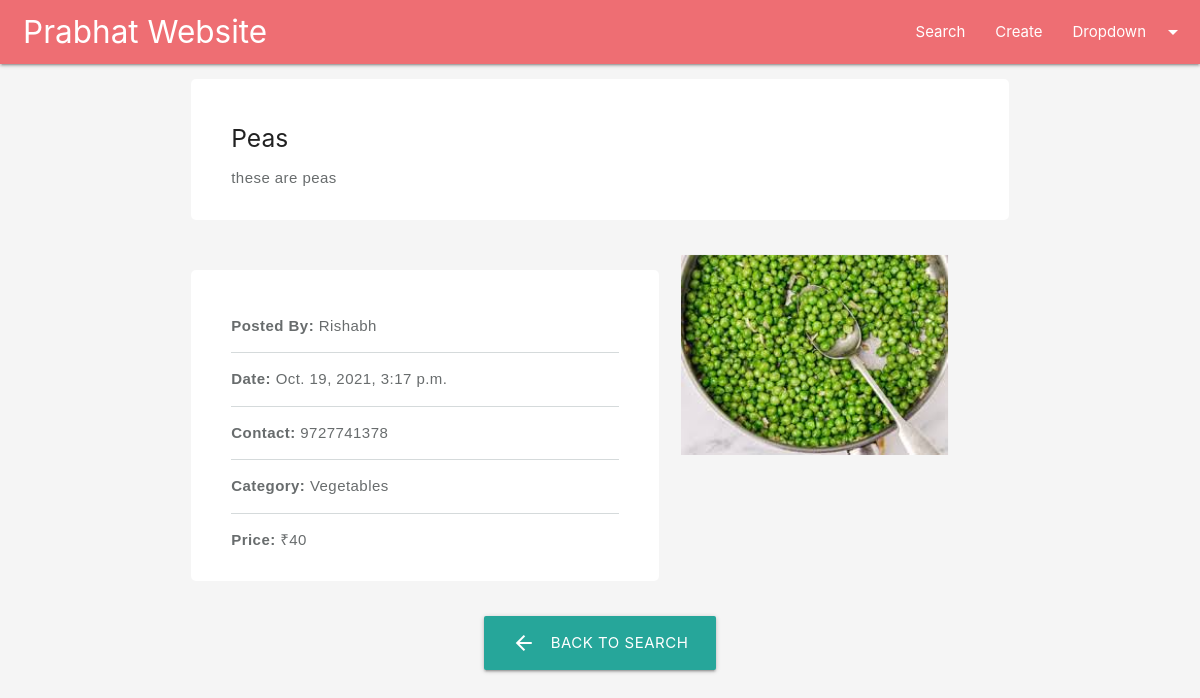
Page /search/1/ on the committed database.
### ecom_website/models.py (models this page shows, shortened)
class Product(models.Model):
    PRODUCT_TYPE = [
        ("G", "General"),
        ("VG", "Vegetables"),
        ("FT", "Fruits"),
        ('GR', "Groceries"),
        ("HG", "Hygiene"),
        ("GR", "Grooming"),
        ("CL", "Clothing")
    ]
    id = models.AutoField(primary_key=True)
    name = models.CharField(max_length=200)
    price = models.PositiveIntegerField()
    date_posted = models.DateTimeField(auto_now=True)
    owner = models.CharField(max_length= 100)
    photo = models.FileField(blank=True, default='static/images/no_img.png')
    description = models.TextField(max_length=1000)
    phone_number = models.CharField(max_length=20, blank=True)
    primary_type = models.CharField(choices=PRODUCT_TYPE, max_length=2, default="G")

### ecom_website/views.py (the view)
# urls.py: path("search/<str:pk>/", views.details, name="details"),
def details(request, pk):
    product = Product.objects.get(id=pk)
    front = {
        'prod':product,
        }
    return render(request, 'ecom_website/details.html', front)

### templates/ecom_website/details.html (shortened to what this page needs)
{% extends 'base.html' %}
{% load static %}
{% block content %}
<link rel="stylesheet" href="https://cdnjs.cloudflare.com/ajax/libs/font-awesome/5.12.1/css/all.min.css" />
<link rel='stylesheet' type="text/css" href={% static 'css/detail.css' %}>
<div class="container">
    <div class="row">
        <div class="col s12">
            <div class="project-info-box mt-0">
                <h5>{{prod.name}}</h5>
                <p class="mb-0">{{prod.description}}</p>
            </div>
        </div>
    </div>
    <div class='row'>
        <div class='col s7'>
            <div class="project-info-box">
                <p><b>Posted By: </b>{{prod.owner}}</p>
                <p><b>Date: </b>{{prod.date_posted}}</p>
                <p><b>Contact: </b> {{prod.phone_number}}</p>
                <p><b>Category: </b> {{prod.get_primary_type_display }}</p>
                <p class="mb-0"><b>Price:</b> ₹{{prod.price}}</p>
            </div>
        </div>
        <div class="col s5" >
            <img src="{{ prod.photo.url |cut:'ecom_website/' }}" alt="project-image" height=200px width=auto>
        </div>
    </div>
    <div class='row' align='center'>
        <a class="waves-effect waves-light btn-large" href="/search"><i class="material-icons left">arrow_back</i>Back to Search</a>
    </div>
</div>
{% endblock content %}

### ecom_website/static/css/detail.css (style rules this page uses)
body { background:#f5f5f5; }
.project-info-box { margin: 15px 0; background-color: #fff; padding: 30px 40px; border-radius: 5px; }
.project-info-box p { margin-bottom: 15px; padding-bottom: 15px; border-bottom: 1px solid #d5dadb; }
.project-info-box p:last-child { margin-bottom: 0; padding-bottom: 0; border-bottom: none; }
img { -webkit-backface-visibility: hidden; }
.mb-0 { margin-bottom: 0 !important; }
p { font-family: "Barlow", sans-serif !important; font-weight: 300; font-size: 1rem; color: #686c6d; letter-spacing: 0.03rem; margin-bottom: 10px; }
b, strong { font-weight: 700 !important; }

### rows in the picture
Product: name "Peas", description "these are peas", owner "Rishabh", date_posted "Oct. 19, 2021, 3:17 p.m.", phone_number "9727741378", primary_type "Vegetables", price "40", photo (picture)
